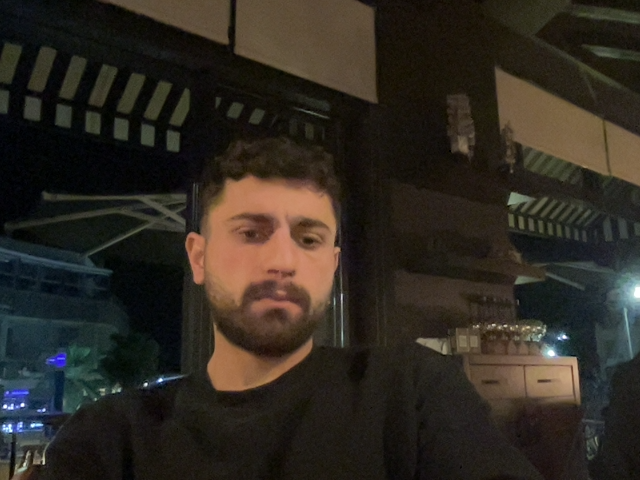
#> input picture backend/media/predictions/photo.jpg, 640 x 480 px
$ python -i leaf_check.py   (imports and definitions only)
#> lines starting #> are read from the running program, lines starting #| are printed output that depends on the picture; after the words box and inside, x2 and y2 are one past the last pixel; in counts of white or black regions, pixels touching at a corner belong together
import cv2
import numpy as np


def _build_leaf_color_mask(image):
    hsv = cv2.cvtColor(image, cv2.COLOR_BGR2HSV)

    # Green, yellow, and brown cover healthy and stressed crop leaves.
    green_lower = np.array([35, 40, 40])
    green_upper = np.array([85, 255, 255])

    yellow_lower = np.array([20, 40, 40])
    yellow_upper = np.array([35, 255, 255])

    brown_lower = np.array([10, 50, 20])
    brown_upper = np.array([20, 255, 200])

    green_mask = cv2.inRange(hsv, green_lower, green_upper)
    yellow_mask = cv2.inRange(hsv, yellow_lower, yellow_upper)
    brown_mask = cv2.inRange(hsv, brown_lower, brown_upper)

    leaf_mask = cv2.bitwise_or(green_mask, yellow_mask)
    leaf_mask = cv2.bitwise_or(leaf_mask, brown_mask)

    kernel = np.ones((5, 5), np.uint8)
    leaf_mask = cv2.morphologyEx(leaf_mask, cv2.MORPH_OPEN, kernel)
    leaf_mask = cv2.morphologyEx(leaf_mask, cv2.MORPH_CLOSE, kernel)

    return hsv, green_mask, yellow_mask, brown_mask, leaf_mask


def _largest_component_stats(mask, total_pixels):
    contours, _ = cv2.findContours(mask, cv2.RETR_EXTERNAL, cv2.CHAIN_APPROX_SIMPLE)
    if not contours:
        return {
            'largest_ratio': 0,
            'largest_leaf_fraction': 0,
            'extent': 0,
            'solidity': 0,
        }

    largest = max(contours, key=cv2.contourArea)
    largest_area = cv2.contourArea(largest)
    leaf_area = np.count_nonzero(mask)

    x, y, w, h = cv2.boundingRect(largest)
    bbox_area = max(w * h, 1)
    hull = cv2.convexHull(largest)
    hull_area = max(cv2.contourArea(hull), 1)

    return {
        'largest_ratio': largest_area / total_pixels,
        'largest_leaf_fraction': largest_area / max(leaf_area, 1),
        'extent': largest_area / bbox_area,
        'solidity': largest_area / hull_area,
    }


def _leaf_texture_stats(image, hsv, mask):
    leaf_pixels = mask > 0
    leaf_count = np.count_nonzero(leaf_pixels)
    if leaf_count == 0:
        return {'edge_ratio': 0, 'saturation_std': 0, 'value_std': 0}

    gray = cv2.cvtColor(image, cv2.COLOR_BGR2GRAY)
    edges = cv2.Canny(gray, 50, 150)
    kernel = np.ones((7, 7), np.uint8)
    interior_pixels = cv2.erode(mask, kernel) > 0
    interior_count = np.count_nonzero(interior_pixels)
    texture_pixels = interior_pixels if interior_count else leaf_pixels
    texture_count = interior_count if interior_count else leaf_count
    edge_ratio = np.count_nonzero((edges > 0) & texture_pixels) / texture_count

    saturation_std = float(np.std(hsv[:, :, 1][leaf_pixels]))
    value_std = float(np.std(hsv[:, :, 2][leaf_pixels]))

    return {
        'edge_ratio': edge_ratio,
        'saturation_std': saturation_std,
        'value_std': value_std,
    }


def is_leaf_image(image):
    hsv, green_mask, yellow_mask, brown_mask, leaf_mask = _build_leaf_color_mask(image)

    total_pixels = image.shape[0] * image.shape[1]
    green_ratio = np.sum(green_mask > 0) / total_pixels
    yellow_ratio = np.sum(yellow_mask > 0) / total_pixels
    brown_ratio = np.sum(brown_mask > 0) / total_pixels
    leaf_ratio = np.sum(leaf_mask > 0) / total_pixels
    component_stats = _largest_component_stats(leaf_mask, total_pixels)
    texture_stats = _leaf_texture_stats(image, hsv, leaf_mask)

    print(
        f"[LeafCheck] green={green_ratio:.2f}, yellow={yellow_ratio:.2f}, "
        f"brown={brown_ratio:.2f}, total={leaf_ratio:.2f}, "
        f"largest={component_stats['largest_ratio']:.2f}, "
        f"edge={texture_stats['edge_ratio']:.3f}, "
        f"s_std={texture_stats['saturation_std']:.1f}, "
        f"v_std={texture_stats['value_std']:.1f}"
    )

    has_green_leaf_area = green_ratio > 0.04
    has_stressed_leaf_area = (
        green_ratio > 0.015
        and (yellow_ratio + brown_ratio > 0.06)
    )
    has_enough_leaf_pixels = leaf_ratio > 0.08
    has_contiguous_leaf_region = (
        component_stats['largest_ratio'] > 0.035
        and component_stats['largest_leaf_fraction'] > 0.35
    )
    has_natural_variation = (
        texture_stats['edge_ratio'] > 0.006
        or texture_stats['saturation_std'] > 18
        or texture_stats['value_std'] > 18
    )
    is_flat_surface = (
        leaf_ratio > 0.55
        and component_stats['largest_leaf_fraction'] > 0.75
        and not has_natural_variation
    )
    is_uniform_artificial_shape = (
        component_stats['extent'] > 0.90
        and component_stats['solidity'] > 0.96
        and not has_natural_variation
    )
    is_leaf = (
        (has_green_leaf_area or has_stressed_leaf_area)
        and has_enough_leaf_pixels
        and has_contiguous_leaf_region
        and not is_flat_surface
        and not is_uniform_artificial_shape
    )

    print(
        f"[LeafCheck] accepted={is_leaf}, green_leaf={has_green_leaf_area}, "
        f"stressed_leaf={has_stressed_leaf_area}, "
        f"contiguous={has_contiguous_leaf_region}, "
        f"natural_variation={has_natural_variation}"
    )

    return is_leaf, leaf_ratio


def is_leaf_color(image, threshold=0.3):
    return is_leaf_image(image)

>>> import cv2
>>> picture = cv2.imread('../../media/predictions/photo.jpg')
#> picture is the input picture: shape (480, 640, 3); mean B, G, R 33.8, 41.6, 47.3
>>> result = is_leaf_image(picture)
#> in _build_leaf_color_mask, `hsv = cv2.cvtColor(image, cv2.COLOR_BGR2HSV)`: hsv: shape (480, 640, 3); mean H, S, V 38.3, 99.9, 50.8
#> in _build_leaf_color_mask, `green_mask = cv2.inRange(hsv, green_lower, green_upper)`:
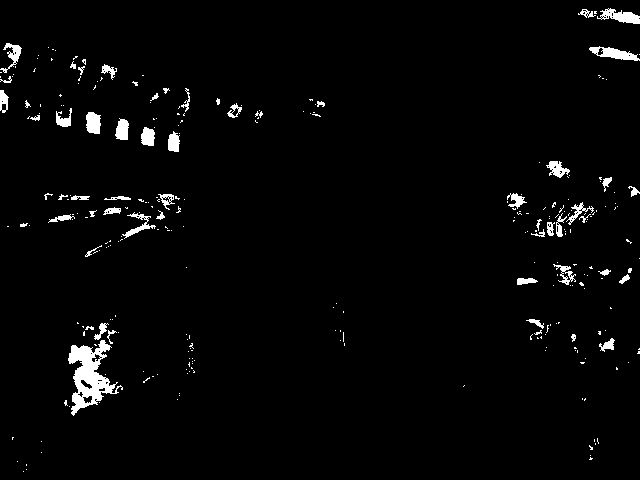
#> green_mask: shape (480, 640); 2.5% white; 284 white regions (228 under 20 px), largest, box (x1, y1, x2, y2) and area: (68, 340, 123, 416) 1744, (589, 46, 640, 61) 372, (597, 8, 640, 24) 360
#> in _build_leaf_color_mask, `yellow_mask = cv2.inRange(hsv, yellow_lower, yellow_upper)`:
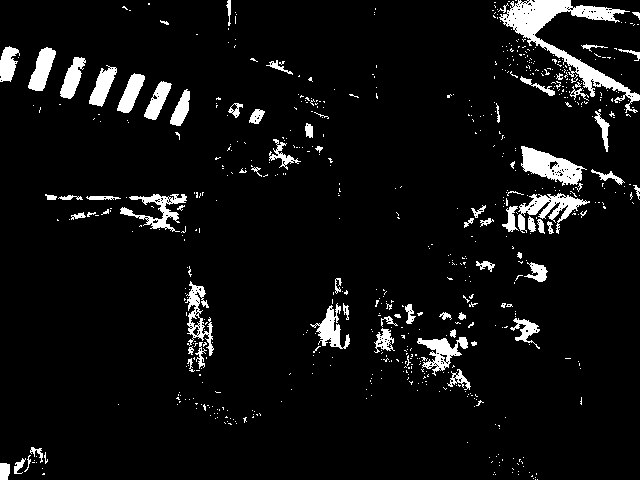
#> yellow_mask: shape (480, 640); 6.3% white; 655 white regions (578 under 20 px), largest, box (x1, y1, x2, y2) and area: (499, 0, 640, 113) 3418, (521, 146, 587, 186) 1295, (518, 193, 590, 234) 1076
#> in _build_leaf_color_mask, `brown_mask = cv2.inRange(hsv, brown_lower, brown_upper)`:
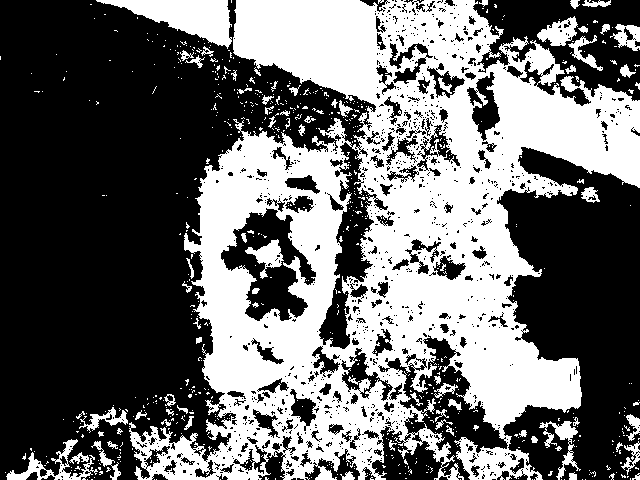
#> brown_mask: shape (480, 640); 41.9% white; 690 white regions (614 under 20 px), largest, box (x1, y1, x2, y2) and area: (129, 0, 640, 480) 115925, (96, 0, 232, 49) 3133, (6, 439, 98, 480) 968
#> in _build_leaf_color_mask, `leaf_mask = cv2.bitwise_or(green_mask, yellow_mask)`: leaf_mask: shape (480, 640); 8.4% white; 705 white regions (619 under 20 px), largest, box (x1, y1, x2, y2) and area: (499, 0, 640, 113) 3704, (502, 191, 594, 237) 1816, (68, 340, 123, 416) 1744
#> in _build_leaf_color_mask, `leaf_mask = cv2.bitwise_or(leaf_mask, brown_mask)`: leaf_mask: shape (480, 640); 49.5% white; 809 white regions (711 under 20 px), largest, box (x1, y1, x2, y2) and area: (129, 0, 640, 480) 130530, (96, 0, 232, 49) 3210, (68, 340, 123, 416) 1744
#> in _build_leaf_color_mask, `leaf_mask = cv2.morphologyEx(leaf_mask, cv2.MORPH_OPEN, kernel)`: leaf_mask: shape (480, 640); 40.5% white; 165 white regions (2 under 20 px), largest, box (x1, y1, x2, y2) and area: (233, 0, 640, 428) 71253, (184, 132, 404, 471) 30539, (101, 0, 232, 45) 3166
#> in _build_leaf_color_mask, `leaf_mask = cv2.morphologyEx(leaf_mask, cv2.MORPH_CLOSE, kernel)`:
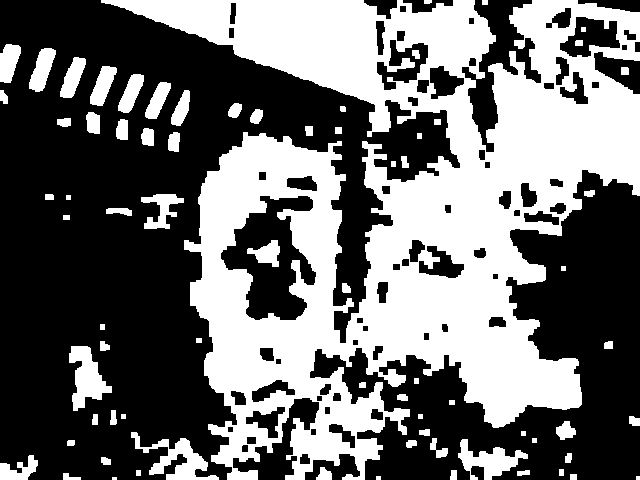
#> leaf_mask: shape (480, 640); 42.7% white; 74 white regions (2 under 20 px)
#> in is_leaf_image, `green_ratio = np.sum(green_mask > 0) / total_pixels`: green_ratio = 0.025
#> in is_leaf_image, `yellow_ratio = np.sum(yellow_mask > 0) / total_pixels`: yellow_ratio = 0.0629
#> in is_leaf_image, `brown_ratio = np.sum(brown_mask > 0) / total_pixels`: brown_ratio = 0.419
#> in is_leaf_image, `leaf_ratio = np.sum(leaf_mask > 0) / total_pixels`: leaf_ratio = 0.427
#> in _largest_component_stats, `contours, _ = cv2.findContours(mask, cv2.RETR_EXTERNAL, cv2.CHAIN_APPR..`: contours = 70 contours, 10 with area under 20; largest, box (x1, y1, x2, y2) and area: (101, 0, 640, 480) 131241, (69, 346, 112, 411) 1348, (131, 432, 219, 480) 1322, (458, 439, 528, 480) 1146, (29, 48, 56, 92) 632
#> in _largest_component_stats, `largest = max(contours, key=cv2.contourArea)`: largest = contour of 1798 points, box (x1, y1, x2, y2) (101, 0, 640, 480), area 131241
#> in _largest_component_stats, `largest_area = cv2.contourArea(largest)`: largest_area = 131241
#> in _largest_component_stats, `leaf_area = np.count_nonzero(mask)`: leaf_area = 131031
#> in _largest_component_stats, `x, y, w, h = cv2.boundingRect(largest)`: x = 101; y = 0; w = 539; h = 480
#> in _largest_component_stats, `bbox_area = max(w * h, 1)`: bbox_area = 258720
#> in _largest_component_stats, `hull = cv2.convexHull(largest)`: hull = contour of 11 points, box (x1, y1, x2, y2) (101, 0, 640, 480), area 211646
#> in _largest_component_stats, `hull_area = max(cv2.contourArea(hull), 1)`: hull_area = 211646.5
#> in is_leaf_image, `component_stats = _largest_component_stats(leaf_mask, total_pixels)`: component_stats = {'largest_ratio': 0.427, 'largest_leaf_fraction': 1, 'extent': 0.507, 'solidity': 0.62}
#> in _leaf_texture_stats, `leaf_pixels = mask > 0`: leaf_pixels: shape (480, 640) bool; 42.7% white; 74 white regions (2 under 20 px), largest, box (x1, y1, x2, y2) and area: (101, 0, 640, 480) 116696, (131, 432, 219, 480) 1530, (69, 346, 112, 411) 1459
#> in _leaf_texture_stats, `leaf_count = np.count_nonzero(leaf_pixels)`: leaf_count = 131031
#> in _leaf_texture_stats, `gray = cv2.cvtColor(image, cv2.COLOR_BGR2GRAY)`:
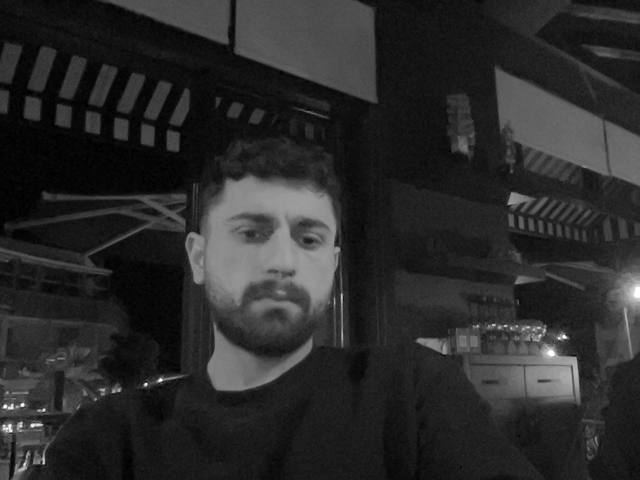
#> gray: shape (480, 640); min 0, max 255, mean 42.4
#> in _leaf_texture_stats, `edges = cv2.Canny(gray, 50, 150)`:
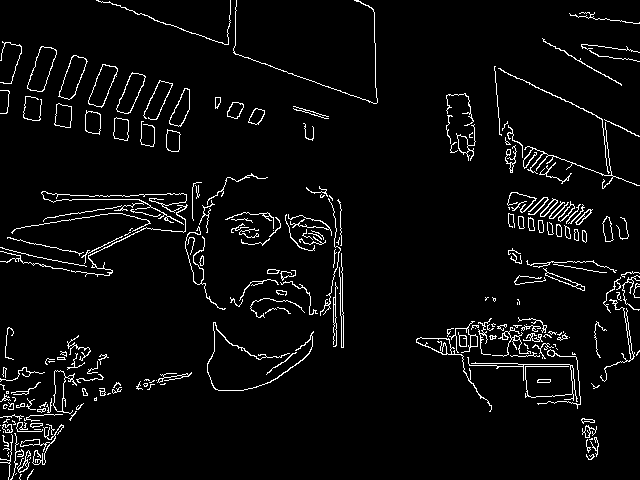
#> edges: shape (480, 640); 4.4% white in thin lines or dots
#> in _leaf_texture_stats, `interior_pixels = cv2.erode(mask, kernel) > 0`:
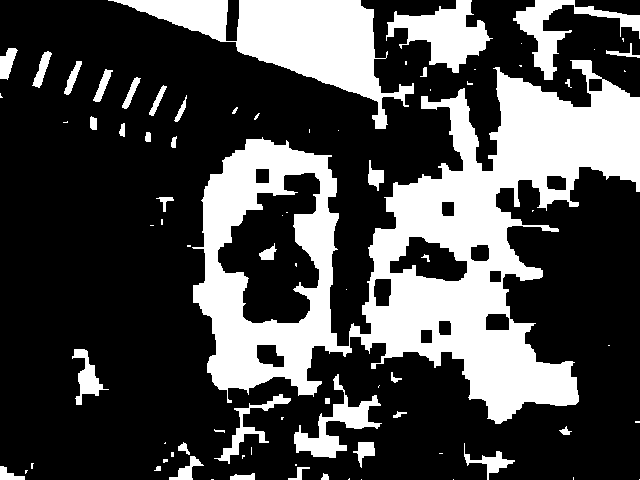
#> interior_pixels: shape (480, 640) bool; 29.3% white; 81 white regions (41 under 20 px), largest, box (x1, y1, x2, y2) and area: (192, 60, 640, 424) 61722, (108, 0, 414, 129) 13448, (386, 0, 493, 73) 3657
#> in _leaf_texture_stats, `interior_count = np.count_nonzero(interior_pixels)`: interior_count = 89890
#> in _leaf_texture_stats, `edge_ratio = np.count_nonzero((edges > 0) & texture_pixels) / texture_..`: edge_ratio = 0.0402
#> in _leaf_texture_stats, `saturation_std = float(np.std(hsv[:, :, 1][leaf_pixels]))`: saturation_std = 28.89
#> in _leaf_texture_stats, `value_std = float(np.std(hsv[:, :, 2][leaf_pixels]))`: value_std = 44.9
#> in is_leaf_image, `texture_stats = _leaf_texture_stats(image, hsv, leaf_mask)`: texture_stats = {'edge_ratio': 0.0402, 'saturation_std': 28.89, 'value_std': 44.9}
#| [LeafCheck] green=0.02, yellow=0.06, brown=0.42, total=0.43, largest=0.43, edge=0.040, s_std=28.9, v_std=44.9
#> in is_leaf_image, `has_green_leaf_area = green_ratio > 0.04`: has_green_leaf_area = False
#> in is_leaf_image, `has_stressed_leaf_area = ( green_ratio > 0.015 and (yellow_ratio + bro..`: has_stressed_leaf_area = True
#> in is_leaf_image, `is_flat_surface = ( leaf_ratio > 0.55 and component_stats['largest_lea..`: is_flat_surface = False
#> in is_leaf_image, `is_leaf = ( (has_green_leaf_area or has_stressed_leaf_area) and has_en..`: is_leaf = True
#| [LeafCheck] accepted=True, green_leaf=False, stressed_leaf=True, contiguous=True, natural_variation=True
#> result = (True, 0.427)
